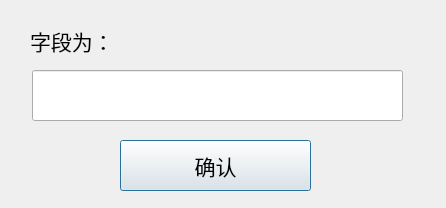
<?xml version="1.0" encoding="UTF-8"?>
<ui version="4.0">
 <class>Dialog</class>
 <widget class="QDialog" name="Dialog">
  <property name="geometry">
   <rect>
    <x>0</x>
    <y>0</y>
    <width>446</width>
    <height>208</height>
   </rect>
  </property>
  <property name="windowTitle">
   <string>Dialog</string>
  </property>
  <widget class="QLineEdit" name="lineEdit">
   <property name="geometry">
    <rect>
     <x>32</x>
     <y>70</y>
     <width>371</width>
     <height>51</height>
    </rect>
   </property>
   <property name="styleSheet">
    <string notr="true">font: 75 16pt
</string>
   </property>
   <property name="text">
    <string/>
   </property>
  </widget>
  <widget class="QLabel" name="label">
   <property name="geometry">
    <rect>
     <x>30</x>
     <y>20</y>
     <width>111</width>
     <height>41</height>
    </rect>
   </property>
   <property name="styleSheet">
    <string notr="true">font:75 16pt
</string>
   </property>
   <property name="text">
    <string>字段为：</string>
   </property>
  </widget>
  <widget class="QLabel" name="input">
   <property name="geometry">
    <rect>
     <x>161</x>
     <y>20</y>
     <width>231</width>
     <height>41</height>
    </rect>
   </property>
   <property name="styleSheet">
    <string notr="true">font : 75 16pt</string>
   </property>
   <property name="text">
    <string/>
   </property>
  </widget>
  <widget class="QPushButton" name="pushButton">
   <property name="geometry">
    <rect>
     <x>120</x>
     <y>140</y>
     <width>191</width>
     <height>51</height>
    </rect>
   </property>
   <property name="styleSheet">
    <string notr="true">font:75 16pt
</string>
   </property>
   <property name="text">
    <string>确认</string>
   </property>
  </widget>
 </widget>
 <resources/>
 <connections/>
</ui>
